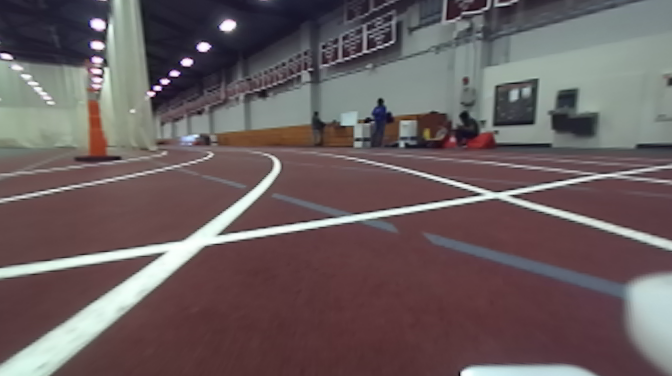
#> input picture media/track34.png, 672 x 376 px, found by its file name
$ python get_lanes.py
#> lines starting #> are read from the running program, lines starting #| are printed output that depends on the picture; after the words box and inside, x2 and y2 are one past the last pixel; in counts of white or black regions, pixels touching at a corner belong together
#> further down, img is the input picture: shape (376, 672, 3); mean B, G, R 94.6, 93.3, 105.9
import cv2
import numpy as np
import pdb
from skimage import morphology, filters, img_as_ubyte

#################### X-Y CONVENTIONS #########################
# 0,0  X  > > > > >
#
#  Y
#
#  v  This is the image. Y increases downwards, X increases rightwards
#  v  Please return bounding boxes as ((xmin, ymin), (xmax, ymax))
#  v
#  v
#  v
###############################################################

def image_print(img):
    """
    Helper function to print out images, for debugging. Pass them in as a list.
    Press any key to continue.
    """
    cv2.imshow("image", img)
    cv2.waitKey(0)
    cv2.destroyAllWindows()

def calc_intersection_with_bottom(rho, theta, bottom_y, epsilon):
    if theta<np.pi/2+epsilon and np.pi/2-epsilon<theta:
        return np.inf
    a = np.cos(theta)
    b = np.sin(theta)
    x0 = a*rho
    y0 = b*rho
    slope = -a/b
    intercept = y0+a*x0/b
    return (bottom_y-intercept)/slope
    # [8 lines of commented-out code are left out]

def find_intersection(rho1, theta1, rho2, theta2):
    a1 = np.cos(theta1)
    b1 = np.sin(theta1)
    x1 = a1*rho1
    y1 = b1*rho1
    slope1 = -a1/b1
    intercept1 = y1+a1*x1/b1
    a2 = np.cos(theta2)
    b2 = np.sin(theta2)
    x2 = a2*rho2
    y2 = b2*rho2
    slope2 = -a2/b2
    intercept2 = y2+a2*x2/b2
    x = int((intercept2-intercept1)/(slope1-slope2))
    y = int(slope1*x+intercept1)

    # [15 lines of commented-out code are left out]
    return (x, y)

def cd_color_segmentation(img, template=None):
    """
    Implement the cone detection using color segmentation algorithm
    Input:
        img: np.3darray; the input image with a cone to be detected. BGR.
        template_file_path; Not required, but can optionally be used to automate setting hue filter values.
    Return:
        bbox: ((x1, y1), (x2, y2)); the bounding box of the cone, unit in px
                (x1, y1) is the top left of the bbox and (x2, y2) is the bottom right of the bbox
    """
# [5 lines of commented-out code are left out]

    gray = cv2.cvtColor(img, cv2.COLOR_BGR2GRAY) #convert to grayscale
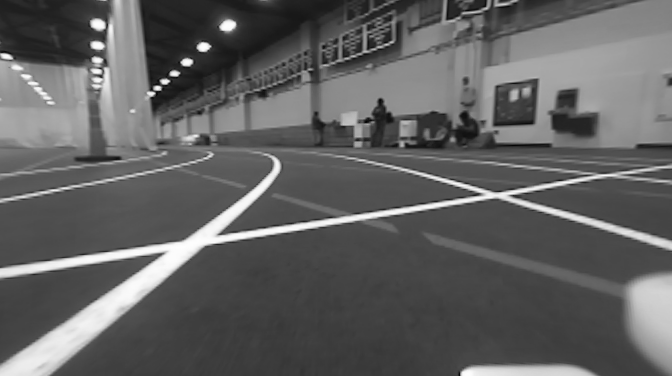
#> gray: shape (376, 672); min 2, max 254, mean 97.2
    threshold = 210 # filters.threshold_otsu(gray)
    binary = (gray>threshold)
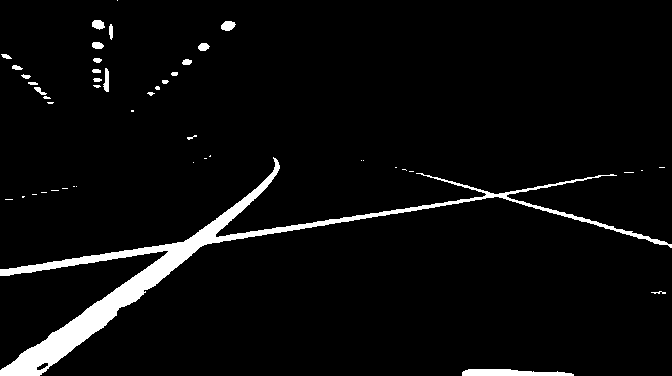
#> binary: shape (376, 672) bool; 4.5% white; 47 white regions (26 under 20 px), largest, box (x1, y1, x2, y2) and area: (0, 157, 672, 376) 9610, (462, 369, 574, 376) 604, (221, 21, 236, 31) 112
    skeleton = morphology.skeletonize(binary)
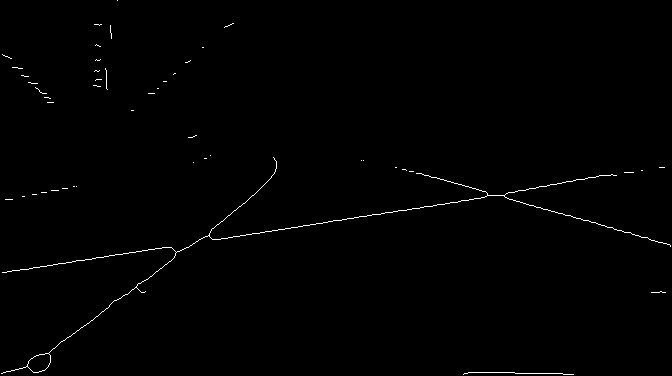
#> skeleton: shape (376, 672) bool; 0.62% white in thin lines or dots
    cv_skel = img_as_ubyte(skeleton)
#> cv_skel: shape (376, 672); 0.62% white in thin lines or dots
    image_print(cv_skel)
    lines = cv2.HoughLines(cv_skel, 10, np.pi/18, 150)
#> lines = [[280, 1.4], [310, 0.873], [370, 1.57], [10, 1.92]]
    rhos = np.array([tup[0][0] for tup in lines])
#> rhos = [280, 310, 370, 10]
    thetas = np.array([tup[0][1] for tup in lines])
#> thetas = [1.4, 0.873, 1.57, 1.92]
    x_intersect = []
    epsilon=np.pi/18
    bottom_y = len(img)
#> bottom_y = 376
    for i in range(len(lines)):
        rho = rhos[i]
        theta = thetas[i]
        x_intersect.append(calc_intersection_with_bottom(rho, theta, bottom_y, epsilon))
#> this loop made 4 passes
#> (rho, theta, a in calc_intersection_with_bottom, b in calc_intersection_with_bottom, x0 in calc_intersection_with_bottom, y0 in calc_intersection_with_bottom, slope in calc_intersection_with_bottom, intercept in calc_intersection_with_bottom) on passes 1, 2, 4: (280, 1.4, 0.174, 0.985, 48.62, 275.7, -0.176, 284.3), (310, 0.873, 0.643, 0.766, 199.3, 237.5, -0.839, 404.7), (10, 1.92, -0.342, 0.94, -3.42, 9.4, 0.364, 10.64)
#> after the loop, x_intersect = [-519.9, 34.18, inf, 1003.8]
    x_intersect = np.array(x_intersect)
    dist_center = np.abs(len(img[0])-x_intersect)
#> dist_center = [1191.9, 637.8, inf, 331.8]
    idx = np.argpartition(dist_center, 2)[:2]
#> idx = [3, 1]
    rho1 = rhos[idx[0]]
#> rho1 = 10
    theta1 = thetas[idx[0]]
#> theta1 = 1.92
    rho2 = rhos[idx[1]]
#> rho2 = 310
    theta2 = thetas[idx[1]]
#> theta2 = 0.873
    x, y = find_intersection(rho1, theta1, rho2, theta2)
#> in find_intersection, `a1 = np.cos(theta1)`: a1 = -0.342
#> in find_intersection, `b1 = np.sin(theta1)`: b1 = 0.94
#> in find_intersection, `x1 = a1*rho1`: x1 = -3.42
#> in find_intersection, `y1 = b1*rho1`: y1 = 9.4
#> in find_intersection, `slope1 = -a1/b1`: slope1 = 0.364
#> in find_intersection, `intercept1 = y1+a1*x1/b1`: intercept1 = 10.64
#> in find_intersection, `a2 = np.cos(theta2)`: a2 = 0.643
#> in find_intersection, `b2 = np.sin(theta2)`: b2 = 0.766
#> in find_intersection, `x2 = a2*rho2`: x2 = 199.3
#> in find_intersection, `y2 = b2*rho2`: y2 = 237.5
#> in find_intersection, `slope2 = -a2/b2`: slope2 = -0.839
#> in find_intersection, `intercept2 = y2+a2*x2/b2`: intercept2 = 404.7
#> in find_intersection, `x = int((intercept2-intercept1)/(slope1-slope2))`: x = 327
#> in find_intersection, `y = int(slope1*x+intercept1)`: y = 129
#> x = 327; y = 129
    return (x, y)


img = cv2.imread('/Users/katherinelin/Documents/6.141/racecar_docker/home/racecar_ws/src/final_challenge2023/media/track34.png')
cd_color_segmentation(img)

$ run again, with media/track21.png copied over media/track34.png
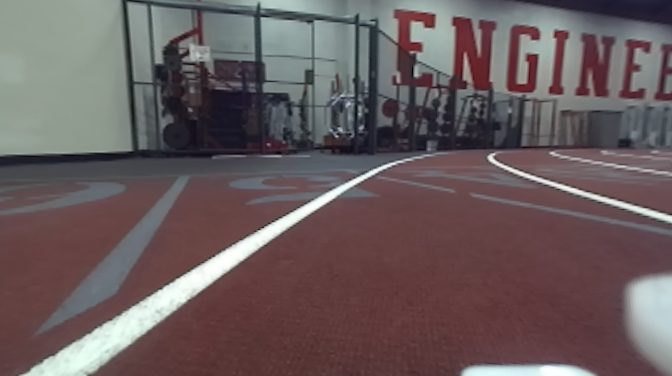
#> input picture media/track21.png, 672 x 376 px, found by its file name
#> img is the input picture: shape (376, 672, 3); mean B, G, R 93.1, 91.6, 105
#> in cd_color_segmentation, `binary = (gray>threshold)`:
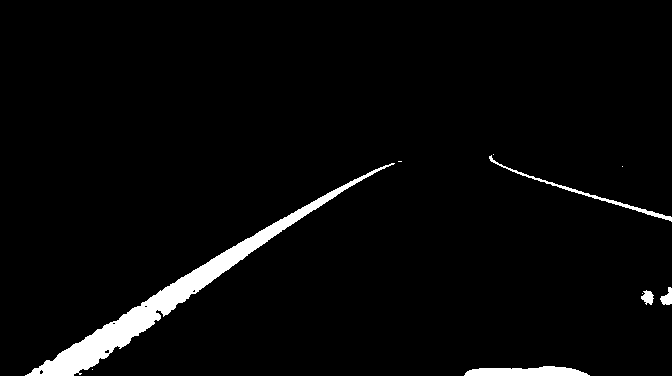
#> binary: shape (376, 672) bool; 3.3% white; 10 white regions (5 under 20 px), largest, box (x1, y1, x2, y2) and area: (25, 163, 395, 376) 6622, (464, 366, 590, 376) 942, (489, 155, 672, 222) 583, (660, 287, 672, 305) 132, (641, 290, 654, 305) 125
#> in cd_color_segmentation, `skeleton = morphology.skeletonize(binary)`:
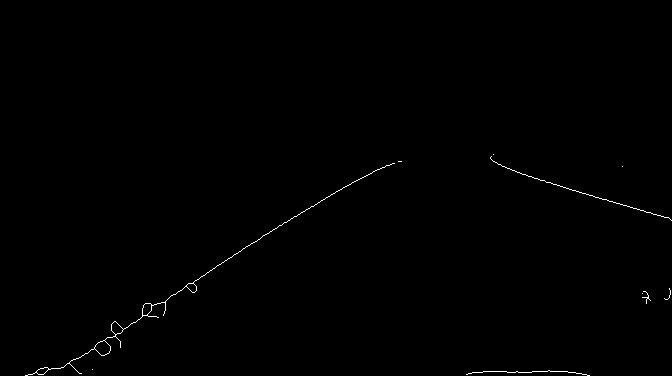
#> skeleton: shape (376, 672) bool; 0.35% white in thin lines or dots, all inside (x1, y1, x2, y2) = (25, 154, 672, 376)
#> lines = [[340, 1.05], [-20, 1.92], [370, 1.57]]
#> rhos = [340, -20, 370]
#> thetas = [1.05, 1.92, 1.57]
#> bottom_y = 376
#> the loop in cd_color_segmentation, `for i in range(len(lines)):` made 3 passes
#> (rho, theta, a in calc_intersection_with_bottom, b in calc_intersection_with_bottom, x0 in calc_intersection_with_bottom, y0 in calc_intersection_with_bottom, slope in calc_intersection_with_bottom, intercept in calc_intersection_with_bottom) on passes 1 to 2: (340, 1.05, 0.5, 0.866, 170, 294.4, -0.577, 392.6), (-20, 1.92, -0.342, 0.94, 6.84, -18.79, 0.364, -21.28)
#> after the loop in cd_color_segmentation, `for i in range(len(lines)):`: x_intersect = [28.75, 1091.5, inf]
#> dist_center = [643.3, 419.5, inf]
#> idx = [1, 0]
#> rho1 = -20
#> theta1 = 1.92
#> rho2 = 340
#> theta2 = 1.05
#> a1 = -0.342
#> b1 = 0.94
#> x1 = 6.84
#> y1 = -18.79
#> slope1 = 0.364
#> intercept1 = -21.28
#> a2 = 0.5
#> b2 = 0.866
#> x2 = 170
#> y2 = 294.4
#> slope2 = -0.577
#> intercept2 = 392.6
#> in find_intersection, `x = int((intercept2-intercept1)/(slope1-slope2))`: x = 439
#> in find_intersection, `y = int(slope1*x+intercept1)`: y = 138
#> in cd_color_segmentation, `x, y = find_intersection(rho1, theta1, rho2, theta2)`: x = 439; y = 138
